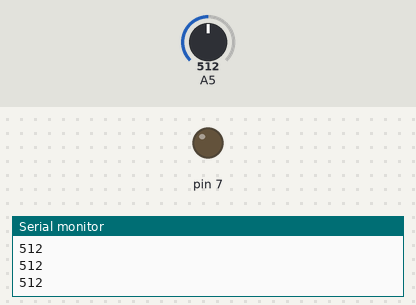
This sketch was run on a simulated Arduino Uno, built with avr-gcc and run on an emulated ATmega328P. Shown: output pins drawn as LEDs (lit = HIGH), the last lines printed to the serial monitor. Inputs (shaded band) come from the test bench; at power-on: A5 = 512.

Above: at 1.2 s.
1.3 s: A5 set to 0
At 2.2 s:
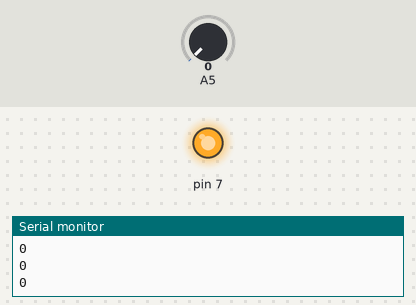
2.8 s: A5 set to 122
At 3.4 s:
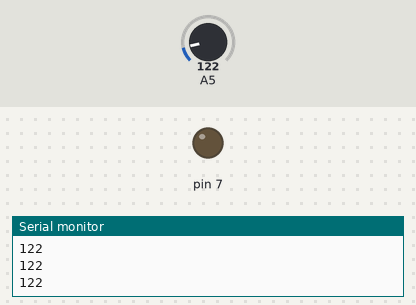
Timing chart, 0 to 5.8 s (numbered marks = the images above; inputs shaded):
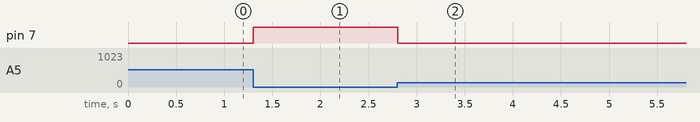

Measured:
- after the input at 1.3 s, pin 7: LOW → HIGH at once
- after the input at 2.8 s, pin 7: HIGH → LOW at once

The sketch:

pres.ino
```cpp
float s=0;

void setup() {
  Serial.begin(9600);
  pinMode(7,OUTPUT);

}

void loop() {
  int x=analogRead(5);
  s+=x;
  if(x==0){
  digitalWrite(7,HIGH);
  s=0;
}
  if(s>0){
  digitalWrite(7,LOW);}
  Serial.println(x);

}
```
